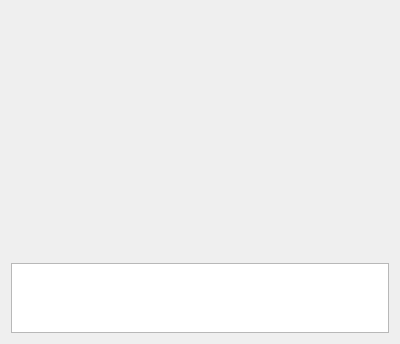
<?xml version="1.0" encoding="UTF-8"?>
<ui version="4.0">
 <class>KSubMainWidget</class>
 <widget class="QWidget" name="KSubMainWidget">
  <property name="geometry">
   <rect>
    <x>0</x>
    <y>0</y>
    <width>400</width>
    <height>342</height>
   </rect>
  </property>
  <property name="windowTitle">
   <string>Form</string>
  </property>
  <layout class="QHBoxLayout" name="horizontalLayout_2">
   <item>
    <layout class="QVBoxLayout" name="verticalLayout">
     <item>
      <widget class="QWidget" name="widget_2" native="true">
       <property name="minimumSize">
        <size>
         <width>0</width>
         <height>120</height>
        </size>
       </property>
      </widget>
     </item>
     <item>
      <widget class="QWidget" name="webWidget" native="true">
       <property name="minimumSize">
        <size>
         <width>120</width>
         <height>120</height>
        </size>
       </property>
       <layout class="QHBoxLayout" name="horizontalLayout">
        <property name="spacing">
         <number>0</number>
        </property>
        <property name="leftMargin">
         <number>0</number>
        </property>
        <property name="topMargin">
         <number>0</number>
        </property>
        <property name="rightMargin">
         <number>0</number>
        </property>
        <property name="bottomMargin">
         <number>0</number>
        </property>
        <item>
         <layout class="QHBoxLayout" name="webMainLayout"/>
        </item>
       </layout>
      </widget>
     </item>
     <item>
      <widget class="QTextEdit" name="textEdit">
       <property name="minimumSize">
        <size>
         <width>130</width>
         <height>0</height>
        </size>
       </property>
      </widget>
     </item>
    </layout>
   </item>
  </layout>
 </widget>
 <resources/>
 <connections/>
</ui>
